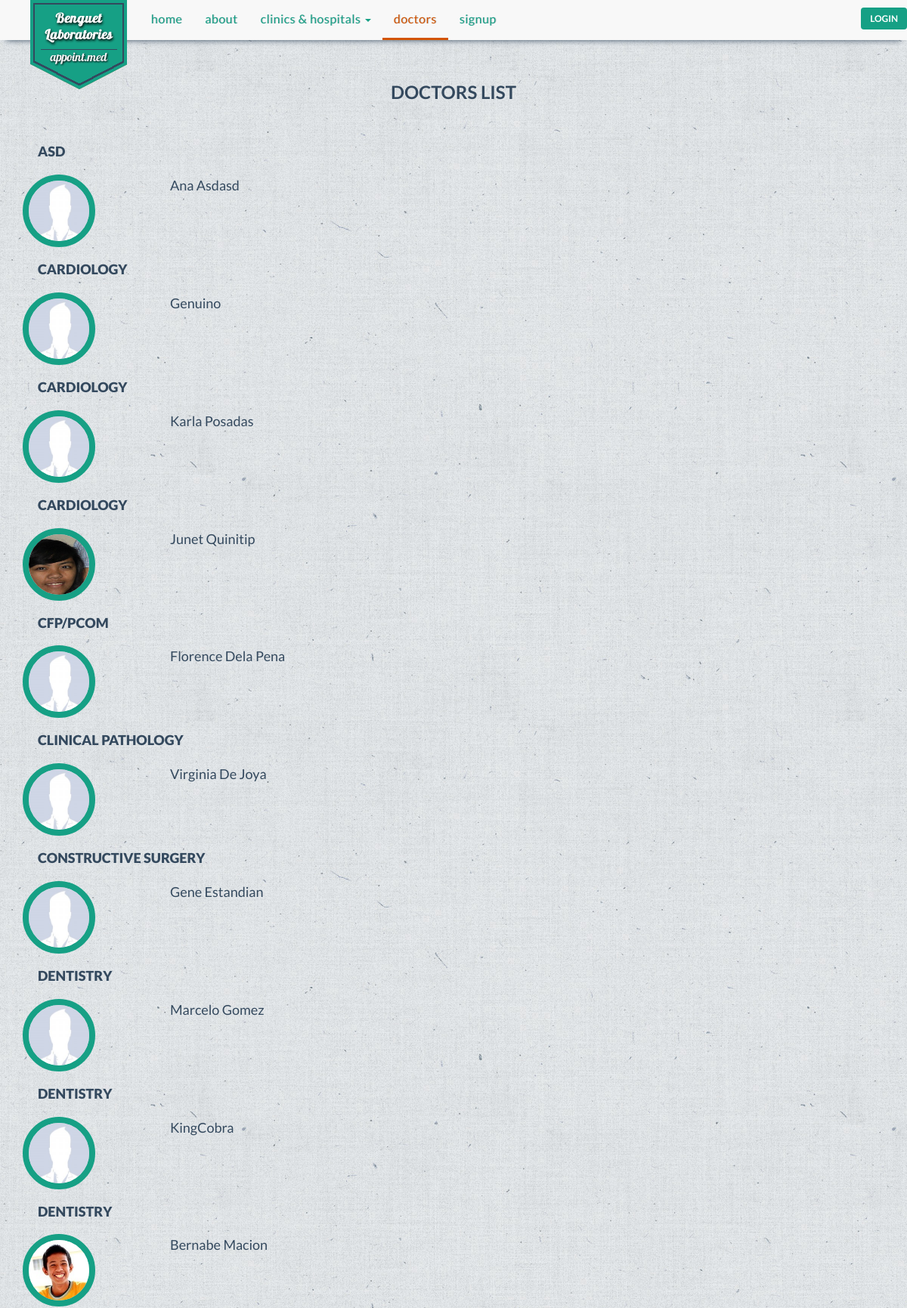
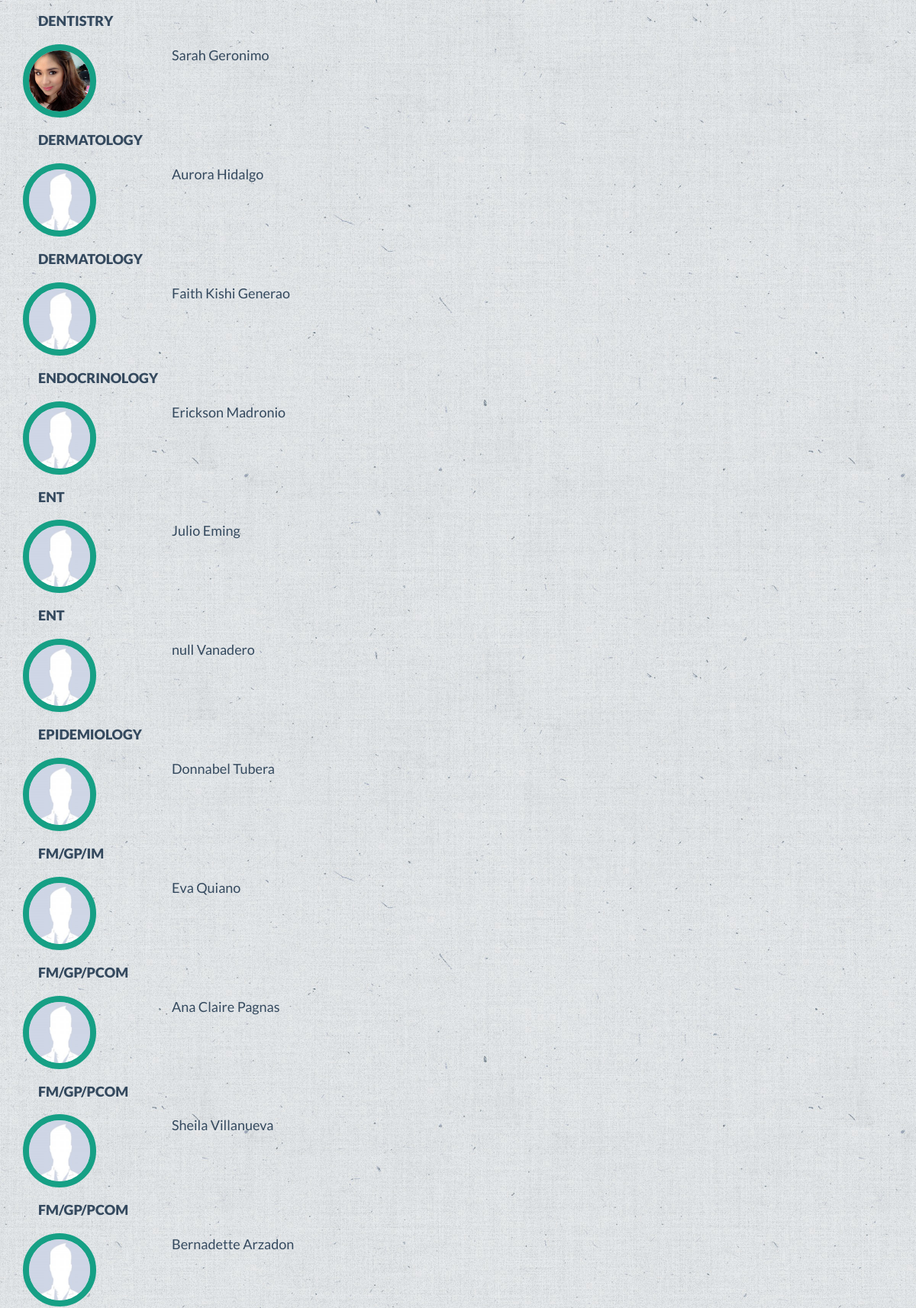
The app's page /doctors.php (upper part) with its own data (2 pictures, top to bottom).
### tables this page shows
CREATE TABLE IF NOT EXISTS `doctor` (
  `doctor_id` varchar(100) NOT NULL,
  `doctor_name` text NOT NULL,
  `specialization` text NOT NULL,
  `doctor_status` enum('On Leave','Emergency','In','Out','Sick Leave') NOT NULL,
  `email` varchar(100) NOT NULL,
  `username` varchar(100) NOT NULL,
  PRIMARY KEY (`doctor_id`),
  KEY `username` (`username`)
);

### doctors.php (the view, shortened to what this page needs)
<!DOCTYPE html>
<html lang="en">
    <?php
        include 'include/head.php';
        include 'connectdatabase.php';
    ?>
    <body class="e4e8e9-bg">
    <div class="container">
        <nav class="navbar navbar-default navbar-fixed-top">
            <div class="container">
                <div class="navbar-header">
                    <a class="navbar-brand logo-text hidden-sm hidden-xs" href="#">appoint.med</a>
                    <div class="navbar-logo hidden-sm hidden-xs">
                    </div>
                </div>
                <div class="collapse navbar-collapse" id="bs-example-navbar-collapse-1">
                    <ul class="nav navbar-nav">
                        <li><a href="index.php">Home</a></li>
                        <li><a href="companyprofile.php">About</a></li>
                        <li class="dropdown">
                            <a href="#" class="dropdown-toggle" data-toggle="dropdown" role="button" aria-expanded="false">Clinics &amp; Hospitals <span class="caret"></span></a>
                        </li>
                        <li class="active"><a href="#">Doctors</a></li>
                        <li><a href="signup.php">Signup</a></li>
                    </ul>
                    <ul class="nav navbar-nav navbar-right hidden-xs hidden-sm">
                        <button type="button" class="btn btn-default login-modal-btn btn-noborder" data-toggle="modal" data-target=".bs-example-modal-sm">Login</button>
                    </ul>
                </div>
            </div>
        </nav>
        <div class="container-fluid">
            <div class="row">
                <div class="col-xs-12 col-md-12">
                    <h1 class="text-center row-header">Doctors List</h1>
                </div>
            </div>
            <div class="row">
                <div class="doctors-full-list">
                    <?php
                        $result = mysqli_query($con, "SELECT * FROM doctor ORDER BY specialization" );
                        while($d_row =  mysqli_fetch_array($result)){
                            $doctor_id = $d_row['doctor_id'];
                            $doctor_name = $d_row['doctor_name'];
                            $specialization = $d_row['specialization'];
                    ?>
                    <div class="col-xs-12 col-md-12">
                        <h2 class="specialization-header"><?php echo $specialization?></h2>
                    </div>
                    <div class="col-xs-12 col-md-2">
                            <img src="img/profile/<?php
                            $file = "img/profile/".$doctor_id.".jpg";
                            if(file_exists($file)){
                                echo $doctor_id;
                            }else{
                                echo 'profile';
                            } ?>.jpg">
                   </div>
                     <div class="col-xs-12 col-md-2">
                        <ul>
                            <li><span><?php echo $doctor_name?></span></li>
                    </div>
                   <?php } ?>
                    </div>
                </div>
    </div>
  </body>
</html>

### css/styles.css (style rules this page uses)
* { margin: 0; padding: 0; }
body { padding-top: 80px; font-family: "Lato", Arial, sans-serif; color: #34495e; font-size: 18px; line-height: 1.72222; background-color: #2C3E50; }
a { color: #16a085 !important; -webkit-transition: .25s; transition: .25s; }
h1, h2, h3, h4 { font-family: inherit; font-weight: 700; line-height: 1.1; color: inherit; }
.container { padding-left: 0 !important; padding-right: 0 !important; }
.e4e8e9-bg { background: #e4e8e9 url('../img/background_opcion2.jpg') repeat left top !important; }
nav > div > div > ul > li > a { font-size: 16px; letter-spacing: 0.5px; text-transform: lowercase; border-bottom: 3px solid #f8f8f8; text-shadow: 1px 0px 0px rgba(52, 73, 94, 0.3); }
.navbar-default .navbar-nav>.active>a, .navbar-default .navbar-nav>.active>a:hover { color: #D35400 !important; background-color: #f8f8f8; border-bottom: 3px solid #D35400; }
.navbar-default { padding-left: 15px; padding-right: 15px; border: none; -webkit-box-shadow: 0 8px 8px -8px #34495E; -moz-box-shadow: 0 8px 8px -8px #34495E; box-shadow: 0 8px 8px -8px #34495E; }
.navbar-brand { margin-right: 20px; font-size: 24px; font-weight: 700; }
.logo-text { color: transparent !important; }
.navbar-logo { background: url('../img/logo.png') no-repeat; height: 129px; width: 156px; position: absolute; z-index: 999999; margin: 0 25px; }
.row-header, .row-header2, .row-header-lc { font-family: 'Lato', sans-serif; margin: 30px 0 35px 0; font-size: 24px; text-transform: uppercase; }
.login-modal-btn, .export-btn { margin-top: 10px; background: #16A085 !important; color: #fff; font-size: 12px; font-weight: 600; text-transform: uppercase; }
.btn-noborder { border: 0; background: none; }
.doctors-full-list img { height: 96px !important; width: 96px !important; }
.doctors-full-list ul li { list-style: none; }
#doctor-info img, #patient-info img, .doctors-full-list img { height: 136px; width: 136px; margin: 0 auto; border: 8px solid #16A085; border-radius: 50%; }
.specialization-header { margin: 20px; font-size: 18px; font-weight: 800; text-transform: uppercase; }

### records on screen
doctor: specialization "ASD", doctor_name "Ana Asdasd"
doctor: specialization "CARDIOLOGY", doctor_name "Genuino"
doctor: specialization "CARDIOLOGY", doctor_name "Karla Posadas"
doctor: specialization "CARDIOLOGY", doctor_id (picture), doctor_name "Junet Quinitip"
doctor: specialization "CFP/PCOM", doctor_name "Florence Dela Pena"
doctor: specialization "CLINICAL PATHOLOGY", doctor_name "Virginia De Joya"
doctor: specialization "CONSTRUCTIVE SURGERY", doctor_name "Gene Estandian"
doctor: specialization "DENTISTRY", doctor_name "Marcelo Gomez"
doctor: specialization "DENTISTRY", doctor_name "KingCobra"
doctor: specialization "DENTISTRY", doctor_id (picture), doctor_name "Bernabe Macion"
doctor: specialization "DENTISTRY", doctor_id (picture), doctor_name "Sarah Geronimo"
doctor: specialization "DERMATOLOGY", doctor_name "Aurora Hidalgo"
doctor: specialization "DERMATOLOGY", doctor_name "Faith Kishi Generao"
doctor: specialization "ENDOCRINOLOGY", doctor_name "Erickson Madronio"
doctor: specialization "ENT", doctor_name "Julio Eming"
doctor: specialization "ENT", doctor_name "null Vanadero"
doctor: specialization "EPIDEMIOLOGY", doctor_name "Donnabel Tubera"
doctor: specialization "FM/GP/IM", doctor_name "Eva Quiano"
doctor: specialization "FM/GP/PCOM", doctor_name "Ana Claire Pagnas"
doctor: specialization "FM/GP/PCOM", doctor_name "Sheila Villanueva"
doctor: specialization "FM/GP/PCOM", doctor_name "Bernadette Arzadon"
